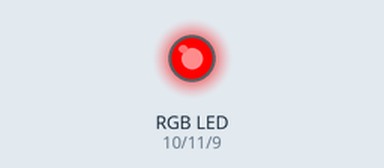
Recording of a program running on a simulated Arduino Uno, built with avr-gcc and run on an emulated ATmega328P. Shown: an RGB LED mixed from three pins (HIGH = lit).

Above: at 0.05 s.
At 1.85 s:
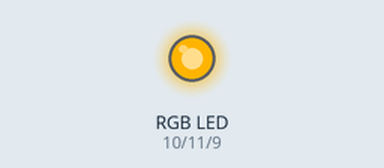
At 3.75 s:
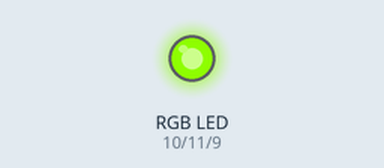
At 7.45 s:
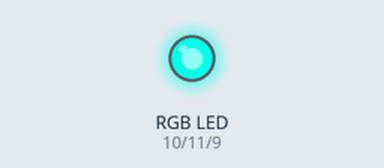
At 11.15 s:
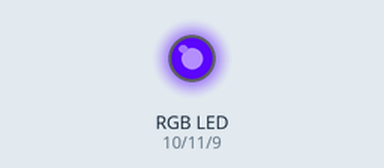
At 14.85 s:
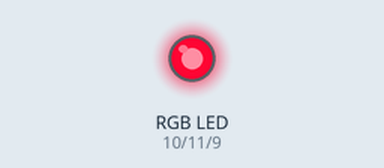
Timing chart, 0 to 19.9 s (numbered marks = the images above):
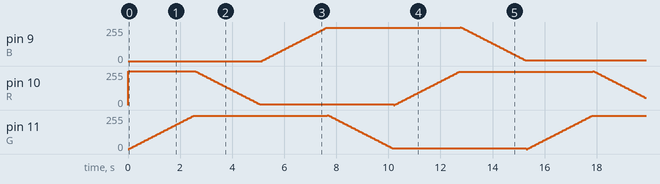

The program:

main.cpp
```cpp
/**
 *
 *****************************************************************
 * IOT Challenges - https://instagram.com/iotchallenges          *
 *****************************************************************
 * Evandro Fruhauf                                               *
 *  GitHub - https://github.com/evandrodp                        *
 *  LinkedIn - http://linkedin.com/in/evandrofruhauf             *
 *****************************************************************
 * This code can contain parts from other open-sources projects, *
 * whenever possible it will be quoted.                          *
 *****************************************************************
 *
 * RGB
 *
 * Challenge: Make the RGB works showing Red/Green/Blue and do the rainbow
 *
 * Code base: http://www.squids.com.br/arduino/index.php/projetos-arduino/projetos-basicos/95-projeto-23-usando-o-led-rgb
**/
#include <Arduino.h>

// set LED RGB pins
const int R = 10;
const int G = 11;
const int B = 9;

// define if you want to see the rainbow mode
const bool rainbowMode = true;

int RedValue = 255;
int GreenValue = 0;
int BlueValue = 0;
int delayms = 50;

void blink();
void rainbow();

void setup() {
  pinMode(R, OUTPUT);
  pinMode(G, OUTPUT);
  pinMode(B, OUTPUT);
  if (rainbowMode) {
    analogWrite(R, RedValue);
    analogWrite(G, GreenValue);
    analogWrite(B, BlueValue);
  }
}

void loop() {
  if (rainbowMode) {
    rainbow();
  } else {
    blink();
  }
}

void blink() {
  digitalWrite(R, HIGH);
  digitalWrite(G, LOW);
  digitalWrite(B, LOW);
  delay(1000);
  digitalWrite(R, LOW);
  digitalWrite(G, HIGH);
  digitalWrite(B, LOW);
  delay(1000);
  digitalWrite(R, LOW);
  digitalWrite(G, LOW);
  digitalWrite(B, HIGH);
  delay(1000);
}

void rainbow() {
  for (GreenValue = 0; GreenValue <255; GreenValue=GreenValue+5){
      analogWrite(G, GreenValue);
      delay(delayms);
  }
  for (RedValue = 255; RedValue > 0; RedValue=RedValue-5){
      analogWrite(R, RedValue);
      delay(delayms);
  }
  for (BlueValue = 0; BlueValue < 255; BlueValue=BlueValue+5){
      analogWrite(B, BlueValue);
      delay(delayms);
  }
  for (GreenValue = 255; GreenValue > 0; GreenValue=GreenValue-5){
      analogWrite(G, GreenValue);
      delay(delayms);
  }
  for (RedValue = 0; RedValue < 255; RedValue=RedValue+5){
      analogWrite(R, RedValue);
      delay(delayms);
  }
  for (BlueValue = 255; BlueValue > 0; BlueValue=BlueValue-5){
      analogWrite(B, BlueValue);
      delay(delayms);
  }
}
```
